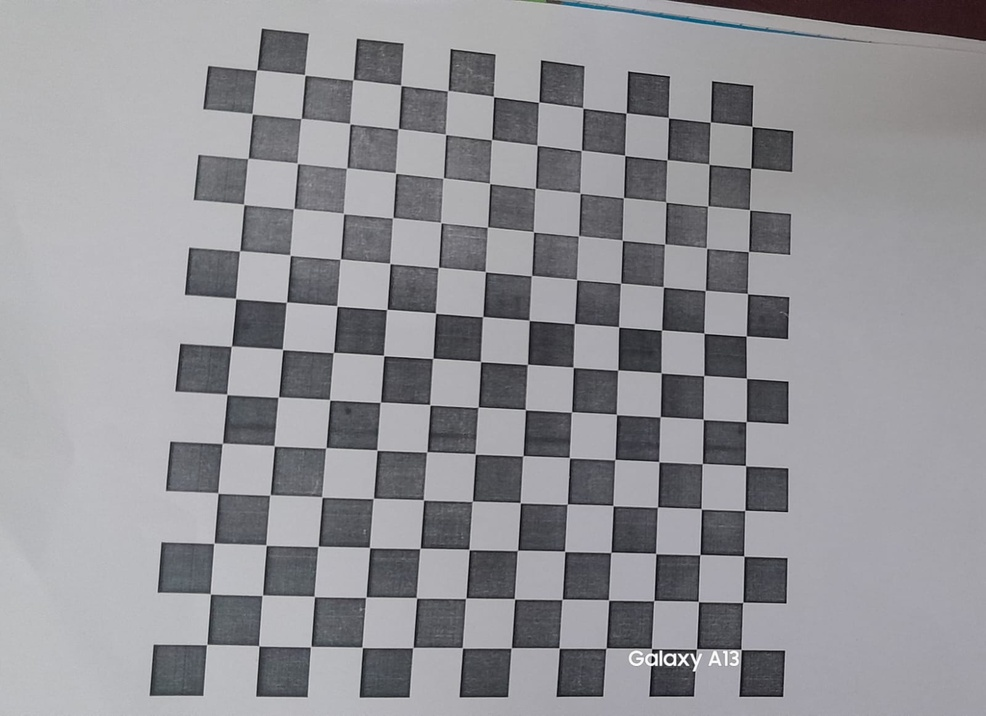
#> input picture Level 1/chessboard/1.jpeg, 986 x 716 px, shrunk from 1600 x 1162 before the run; its folder holds only this picture in this run
$ python cameraCalibration.py
#> lines starting #> are read from the running program, lines starting #| are printed output that depends on the picture; after the words box and inside, x2 and y2 are one past the last pixel; in counts of white or black regions, pixels touching at a corner belong together; long printed decimals are rounded
#!/usr/bin/env python3m

import numpy as np
import cv2 as cv
import glob
import os

# Termination criteria for refining the corners
criteria = (cv.TERM_CRITERIA_EPS + cv.TERM_CRITERIA_MAX_ITER, 30, 0.001)

# Prepare object points like (0,0,0), (1,0,0), ..., (13,12,0)
objp = np.zeros((12*13, 3), np.float32)
objp[:, :2] = np.mgrid[0:13, 0:12].T.reshape(-1, 2)

# Arrays to store object points and image points from all images
objpoints = []  # 3D points in real world space
imgpoints = []  # 2D points in image plane

# Path to the images directory (change this to match your images' extension)
images_path = '/home/livininamatrix/Sneha/CVop/chessboard/*.jpeg'  # Use *.jpg if your images are in jpg format

# Print the images path to verify
print(f"Looking for images in: {images_path}")

# Load images
images = glob.glob(images_path)

# Check if images are found
if not images:
    print(f"No images found in {images_path}")
    exit()

# Process each image
for fname in images:
    img = cv.imread(fname)
#> img is the input picture: shape (716, 986, 3); mean B, G, R 150.6, 146.2, 146.7
    if img is None:
        print(f"Failed to load image: {fname}")
        continue

    gray = cv.cvtColor(img, cv.COLOR_BGR2GRAY)

    # Find chessboard corners
    ret, corners = cv.findChessboardCorners(gray, (13,12))
#> ret = True; corners = 156 rows, first 8: [206.6, 644.5], [210.4, 593.8], [213.9, 543.2], [217.9, 493.2], [222.5, 443.3], [226.8, 394.4], [231.3, 346], [235.6, 298.5]
    print(corners)
#> (printed output is left out)

    # If found, add object points and image points after refining
    if ret:
        objpoints.append(objp)

        # Refine corner locations
        corners2 = cv.cornerSubPix(gray, corners, (11, 11), (-1, -1), criteria)
#> corners2 = 156 rows, first 8: [206.7, 644.5], [210.4, 593.8], [213.9, 543.2], [218.1, 493.1], [222.4, 443.4], [226.9, 394.4], [231.4, 346.1], [235.7, 298.5]
        imgpoints.append(corners2)

        # Optional: Draw and display corners for debugging
        cv.drawChessboardCorners(img, (13, 12), corners2, ret)
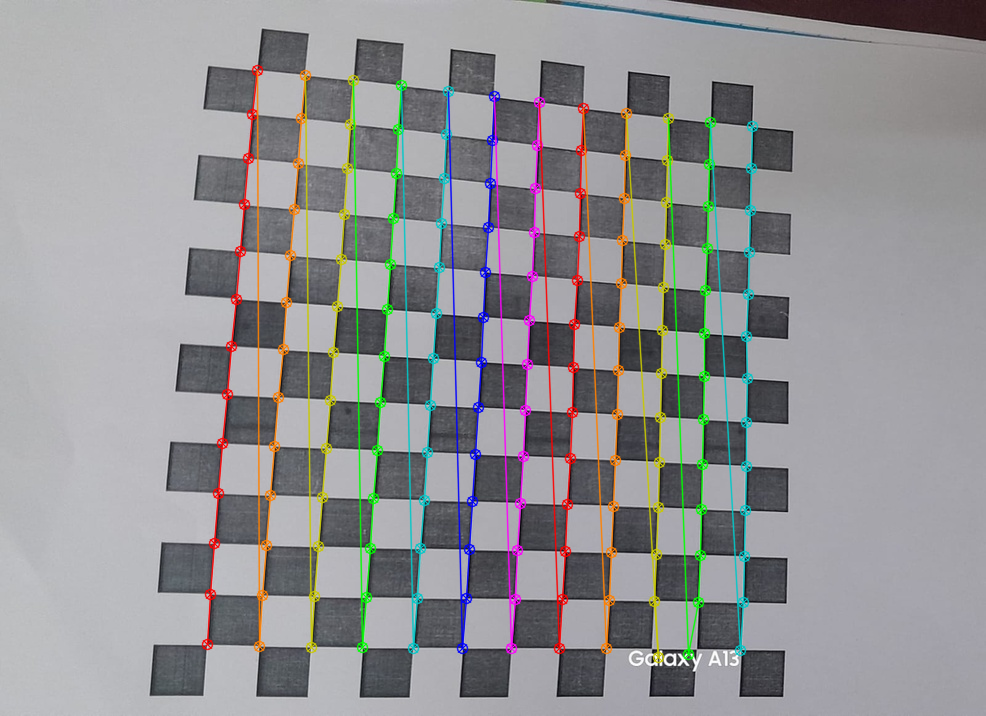
#> img: shape (716, 986, 3); 7.03% of pixels changed, all inside (x1, y1, x2, y2) = (201, 64, 759, 664)
        cv.imshow('img', img)
        cv.waitKey(500)  # Display each image for 500ms

# Clean up windows if used for display
cv.destroyAllWindows()

# Check the number of images successfully processed
print(f"Number of valid images processed: {len(objpoints)}")
if len(objpoints) == 0 or len(imgpoints) == 0:
    print("No valid chessboard corners found in any image.")
    exit()

# Camera calibration
ret, mtx, dist, rvecs, tvecs = cv.calibrateCamera(objpoints, imgpoints, gray.shape[::-1], None, None)
#> ret = 1.21; mtx = [[1266.2, 0, 658.8], [0, 1258.3, 355.1], [0, 0, 1]]; dist = [[0.506, -3.57, 0.0048, -0.00859, 6.6]]; rvecs = ([0.0591, -0.308, -1.51],); tvecs = ([-8.87, 5.72, 25.51],)
if not ret:
    print("Calibration failed")
    exit()

# Print camera matrix and distortion coefficients
print("Camera matrix:\n", mtx)
#| Camera matrix:
#|  [[1.26618005e+03 0.00000000e+00 6.58788293e+02]
#|  [0.00000000e+00 1.25829405e+03 3.55092635e+02]
#|  [0.00000000e+00 0.00000000e+00 1.00000000e+00]]
print("Distortion coefficients:\n", dist)
#| Distortion coefficients:
#|  [[ 5.05860087e-01 -3.57340917e+00  4.79507415e-03 -8.58634102e-03
#|    6.59833542e+00]]

# Load an image for undistortion
sample_img_path = os.path.join('/home/livininamatrix/Sneha/CVop/chessboard', 'sample.jpeg')
img = cv.imread(sample_img_path)
if img is None:
    print(f"Error loading image '{sample_img_path}'")
    exit()
#> (the program exits here)

$ run again, on Level 1/chessboard/3.jpeg
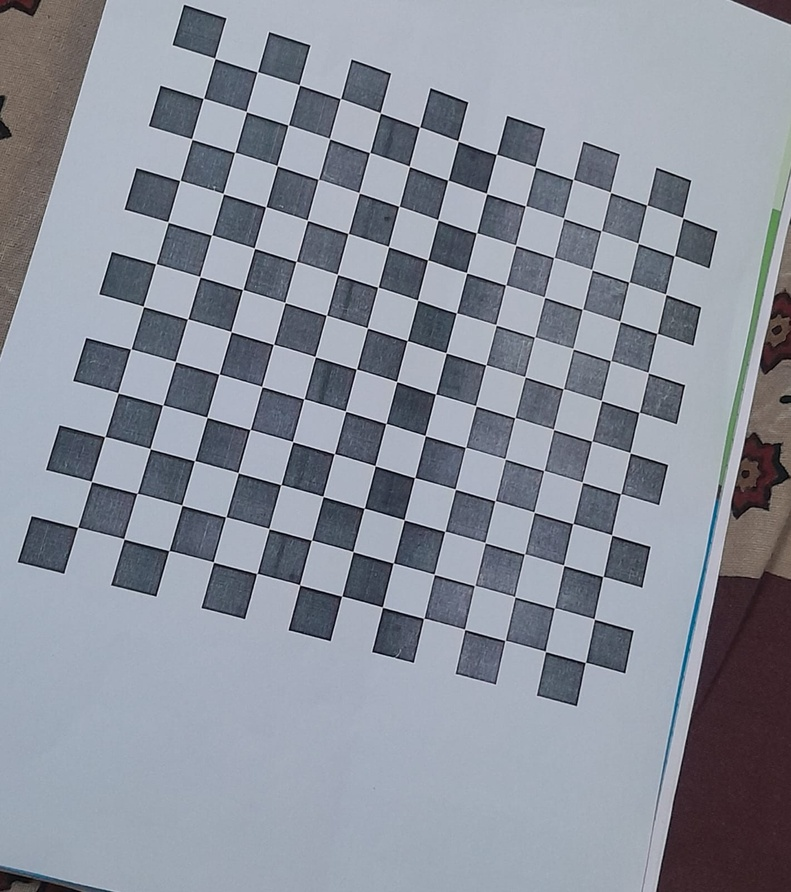
#> input picture Level 1/chessboard/3.jpeg, 791 x 892 px, shrunk from 1420 x 1600 before the run
#> img is the input picture: shape (892, 791, 3); mean B, G, R 155.6, 144.5, 139.4
#> `ret, corners = cv.findChessboardCorners(gray, (13,12))`: ret = True; corners = 156 rows, first 8: [214.8, 58.46], [257.5, 72.25], [299, 84.93], [340.5, 98.72], [380, 112.9], [419.5, 127.1], [457.9, 141.2], [496.4, 154]
#> (printed output is left out)
#> corners2 = 156 rows, first 8: [214.7, 58.36], [257.3, 72.06], [299.4, 84.81], [340.4, 98.7], [380.3, 112.8], [419.5, 127.2], [457.9, 141], [496.5, 154.5]
#> `cv.drawChessboardCorners(img, (13, 12), corners2, ret)`:
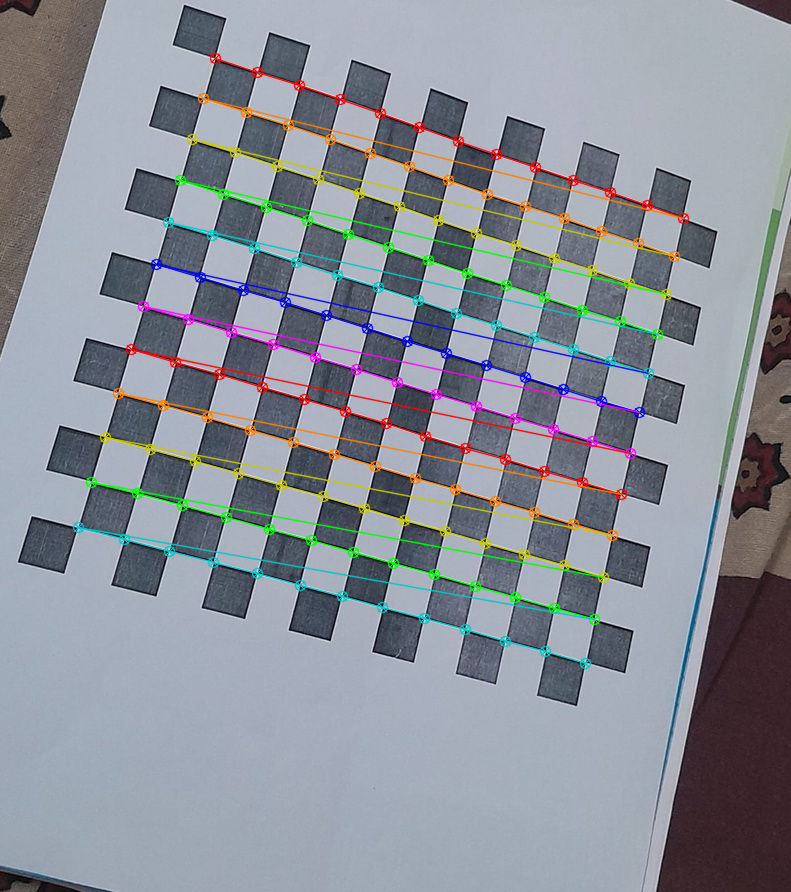
#> img: shape (892, 791, 3); 6.44% of pixels changed, all inside (x1, y1, x2, y2) = (72, 52, 690, 670)
#> `ret, mtx, dist, rvecs, tvecs = cv.calibrateCamera(objpoints, imgpoints..`: ret = 0.509; mtx = [[1208.5, 0, 373.5], [0, 1231.9, 430.5], [0, 0, 1]]; dist = [[0.201, 0.343, 0.0178, -0.00844, -10.86]]; rvecs = ([-0.105, -0.192, 0.268],); tvecs = ([-3.62, -8.51, 28.07],)
#| Camera matrix:
#|  [[1.20845610e+03 0.00000000e+00 3.73537730e+02]
#|  [0.00000000e+00 1.23186818e+03 4.30504143e+02]
#|  [0.00000000e+00 0.00000000e+00 1.00000000e+00]]
#| Distortion coefficients:
#|  [[ 2.01049474e-01  3.42811206e-01  1.78091052e-02 -8.43799573e-03
#|   -1.08559961e+01]]

$ run again, on Level 1/chessboard/4.jpeg
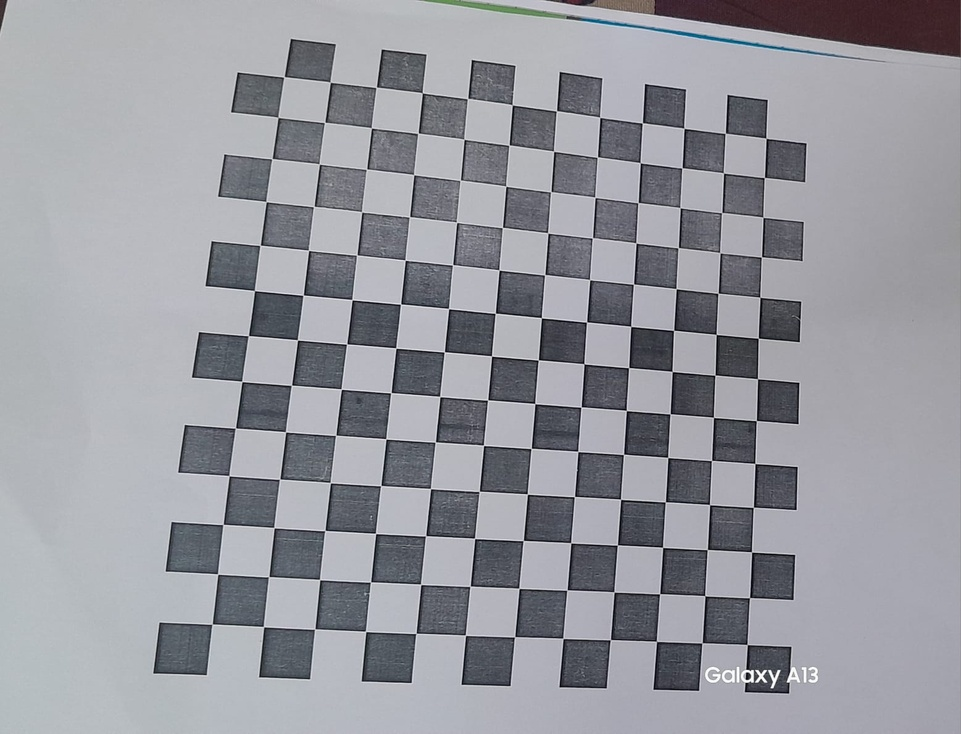
#> input picture Level 1/chessboard/4.jpeg, 961 x 734 px, shrunk from 1557 x 1190 before the run
#> img is the input picture: shape (734, 961, 3); mean B, G, R 158.4, 151.7, 150.5
#> `ret, corners = cv.findChessboardCorners(gray, (13,12))`: ret = True; corners = 156 rows, first 8: [212.2, 624], [217.7, 574.1], [223.1, 524.3], [229, 475.7], [235.5, 427.8], [241.9, 381.5], [248.5, 335.5], [254.5, 290.6]
#> (printed output is left out)
#> corners2 = 156 rows, first 8: [212.1, 624.2], [217.7, 574.1], [223.1, 524.5], [229.1, 475.6], [235.4, 428.3], [241.8, 381.4], [248.3, 335.6], [254.5, 290.6]
#> `cv.drawChessboardCorners(img, (13, 12), corners2, ret)`:
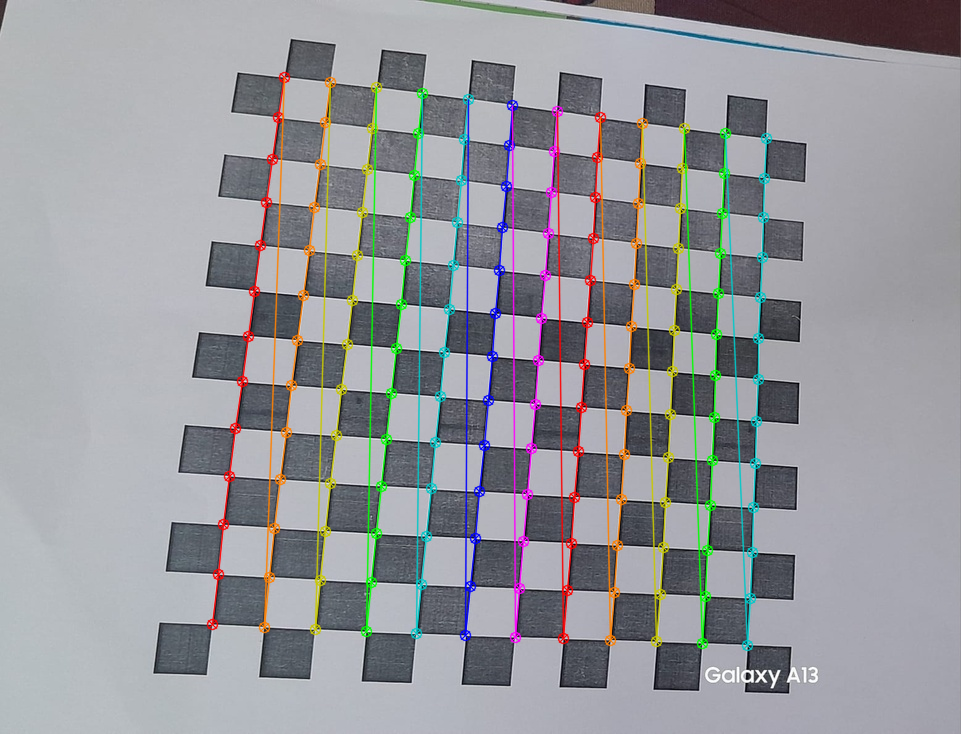
#> img: shape (734, 961, 3); 6.85% of pixels changed, all inside (x1, y1, x2, y2) = (206, 71, 773, 652)
#> `ret, mtx, dist, rvecs, tvecs = cv.calibrateCamera(objpoints, imgpoints..`: ret = 0.388; mtx = [[1212.7, 0, 744.8], [0, 1202.3, 372.5], [0, 0, 1]]; dist = [[0.378, -2.11, 0.00219, 0.000704, 3.14]]; rvecs = ([-0.00184, -0.347, -1.49],); tvecs = ([-10.64, 5.05, 24.54],)
#| Camera matrix:
#|  [[1.21266027e+03 0.00000000e+00 7.44759585e+02]
#|  [0.00000000e+00 1.20228887e+03 3.72473042e+02]
#|  [0.00000000e+00 0.00000000e+00 1.00000000e+00]]
#| Distortion coefficients:
#|  [[ 3.77743984e-01 -2.11233113e+00  2.18553365e-03  7.04171156e-04
#|    3.14315312e+00]]

$ run again, on Level 1/chessboard/5.jpeg
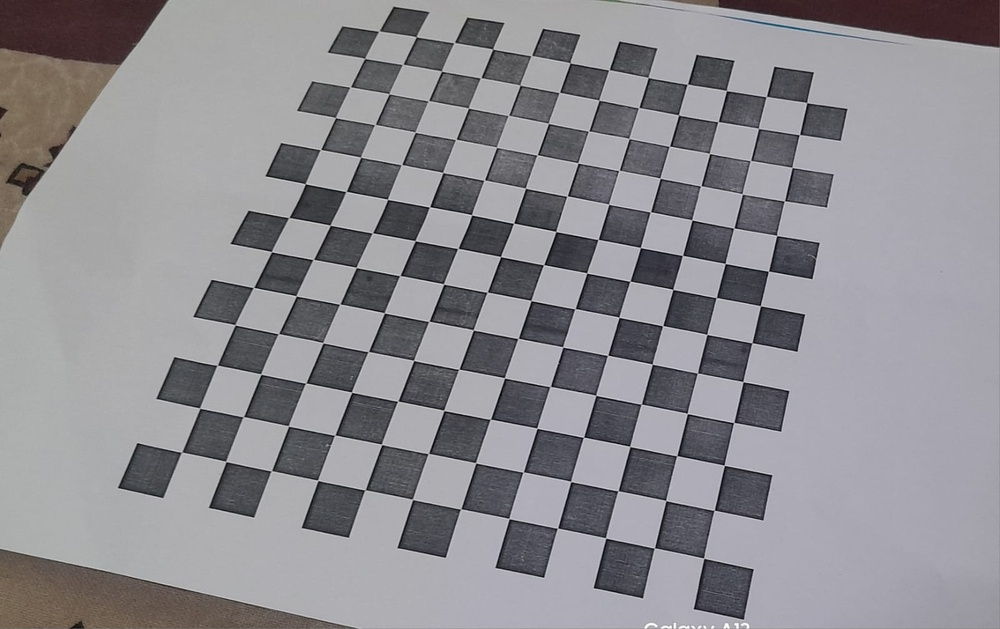
#> input picture Level 1/chessboard/5.jpeg, 1000 x 629 px, shrunk from 1600 x 1007 before the run
#> img is the input picture: shape (629, 1000, 3); mean B, G, R 145.4, 140.7, 142.4
#> `ret, corners = cv.findChessboardCorners(gray, (13,12))`: ret = True; corners = 156 rows, first 8: [181.6, 452], [199.6, 408.2], [217.5, 365], [235.1, 324.5], [253.4, 287.3], [271.4, 251.5], [288.7, 217.7], [305.3, 183.6]
#> (printed output is left out)
#> corners2 = 156 rows, first 8: [181.5, 452.3], [199.8, 408.2], [217.2, 365.3], [235.3, 324.7], [253.5, 287.5], [271.6, 251.6], [288.8, 217.5], [305.4, 183.7]
#> `cv.drawChessboardCorners(img, (13, 12), corners2, ret)`:
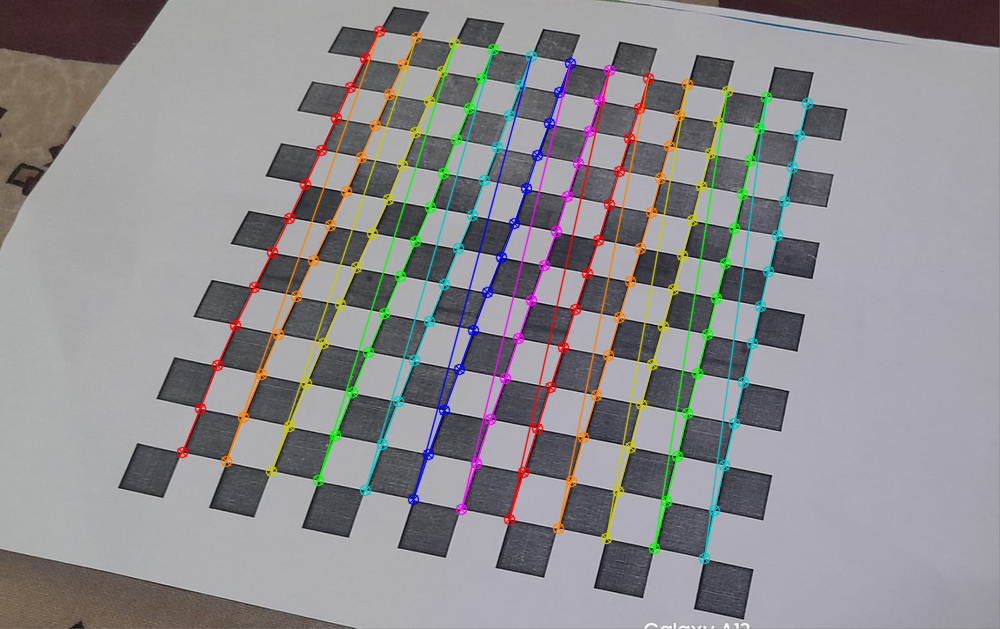
#> img: shape (629, 1000, 3); 6.73% of pixels changed, all inside (x1, y1, x2, y2) = (176, 25, 814, 565)
#> `ret, mtx, dist, rvecs, tvecs = cv.calibrateCamera(objpoints, imgpoints..`: ret = 3.04; mtx = [[6128.6, 0, 693.4], [0, 3832.9, 222.9], [0, 0, 1]]; dist = [[8.28, -450, 0.732, 0.252, 450.1]]; rvecs = ([0.418, -0.603, -1.27],); tvecs = ([-8.28, 5.27, 103.6],)
#| Camera matrix:
#|  [[6.12859153e+03 0.00000000e+00 6.93423087e+02]
#|  [0.00000000e+00 3.83288037e+03 2.22896904e+02]
#|  [0.00000000e+00 0.00000000e+00 1.00000000e+00]]
#| Distortion coefficients:
#|  [[ 8.28092003e+00 -4.50005548e+02  7.32067815e-01  2.51922857e-01
#|    4.50138605e+02]]

$ run again, on Level 1/chessboard/10.jpeg
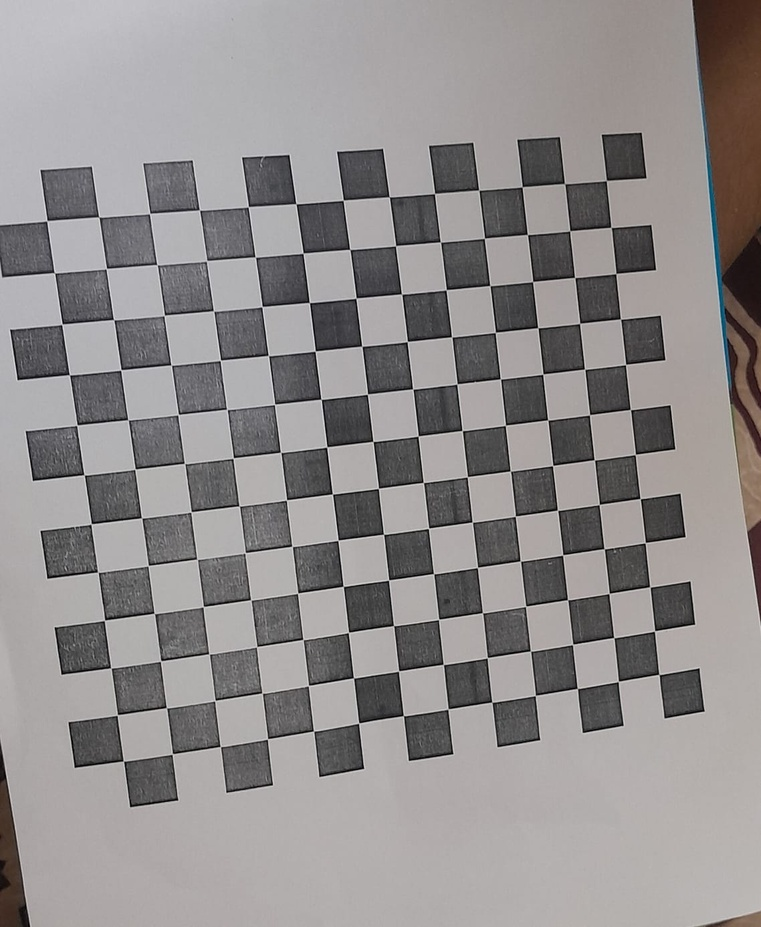
#> input picture Level 1/chessboard/10.jpeg, 761 x 927 px, shrunk from 1138 x 1386 before the run
#> img is the input picture: shape (927, 761, 3); mean B, G, R 141.3, 141.4, 145.1
#> `ret, corners = cv.findChessboardCorners(gray, (13,12))`: ret = True; corners = 156 rows, first 8: [658.9, 674.3], [618.4, 681.4], [577.4, 688.5], [535.4, 695.5], [492, 701.8], [448, 708.7], [403.4, 715.8], [358.7, 723.2]
#> (printed output is left out)
#> corners2 = 156 rows, first 8: [659, 674.5], [618.3, 681.4], [577.4, 688.4], [535.4, 695.4], [491.9, 702.2], [447.8, 709.1], [403.4, 715.7], [358.6, 723.2]
#> `cv.drawChessboardCorners(img, (13, 12), corners2, ret)`:
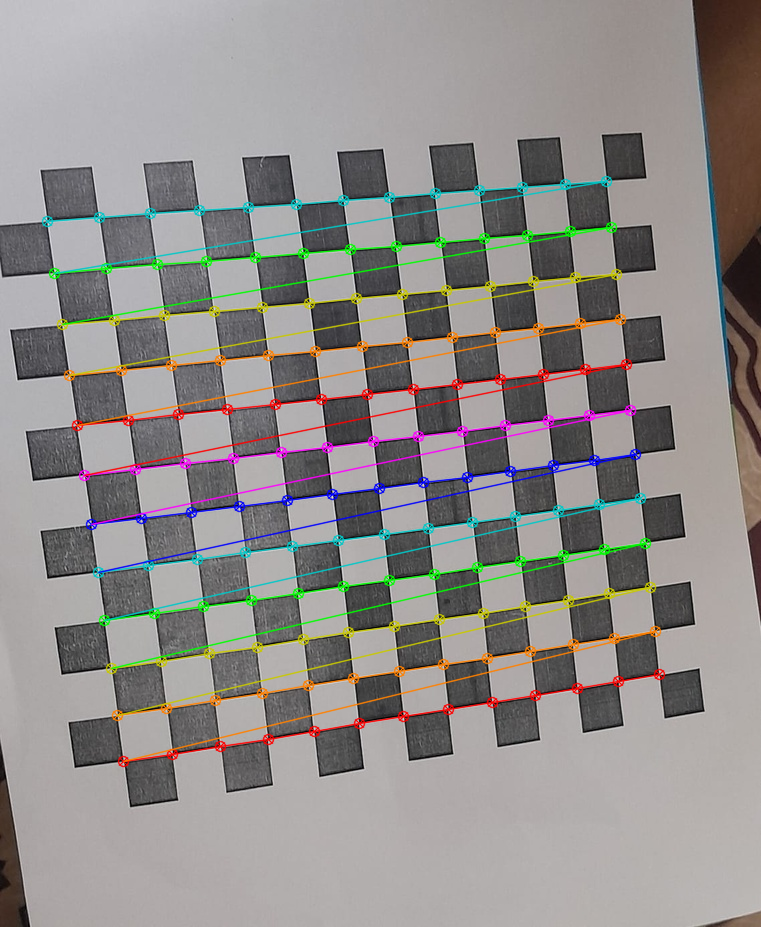
#> img: shape (927, 761, 3); 6.97% of pixels changed, all inside (x1, y1, x2, y2) = (41, 175, 666, 768)
#> `ret, mtx, dist, rvecs, tvecs = cv.calibrateCamera(objpoints, imgpoints..`: ret = 0.589; mtx = [[932.1, 0, 60.45], [0, 876.6, 581.1], [0, 0, 1]]; dist = [[0.121, -0.164, -0.00751, -0.0319, 0.0867]]; rvecs = ([-0.194, -0.0363, 3],); tvecs = ([13.05, 2.18, 19.63],)
#| Camera matrix:
#|  [[932.111   0.          60.452]
#|  [  0.         876.609 581.062]
#|  [  0.           0.           1.        ]]
#| Distortion coefficients:
#|  [[ 0.1212  -0.1636 -0.00751 -0.03186  0.08669]]
